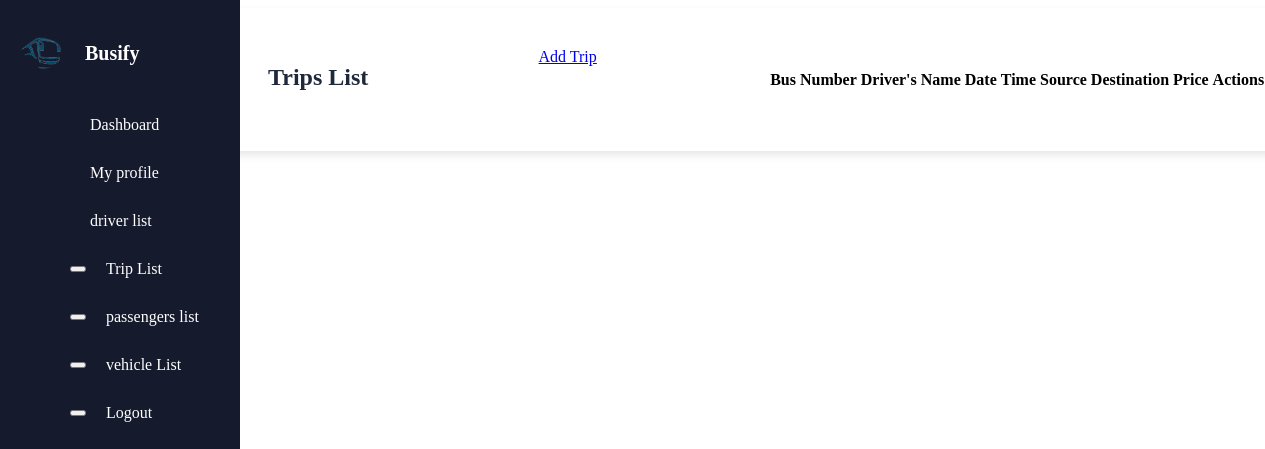
Page /Frontend/admin/trips/trips.php on the earlier database version.
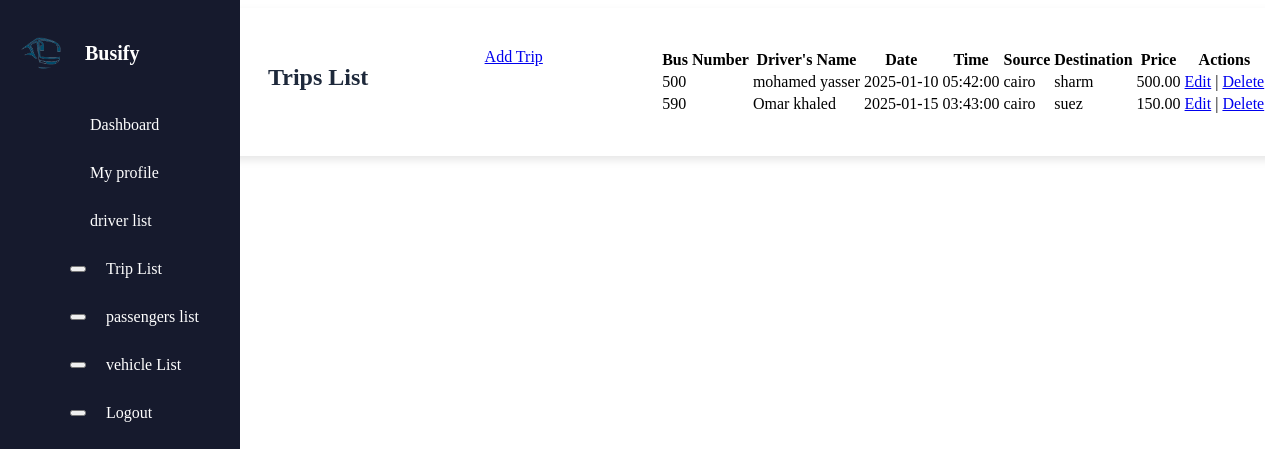
Same page on the later database version.
### tables this page shows
CREATE TABLE `trips` (
  `trip_id` int(10) NOT NULL,
  `date` date NOT NULL,
  `time` time NOT NULL,
  `source` varchar(100) NOT NULL,
  `destination` varchar(100) NOT NULL,
  `price` decimal(10,2) NOT NULL,
  `bus_number` int(11) NOT NULL,
  `available_seats` int(10) NOT NULL
);

CREATE TABLE `drivers` (
  `id` int(11) NOT NULL,
  `fname` varchar(50) NOT NULL,
  `lname` varchar(50) NOT NULL,
  `phone_number` varchar(15) NOT NULL,
  `bus_number` varchar(20) NOT NULL,
  `email` varchar(50) NOT NULL,
  `address` varchar(100) NOT NULL
);

### Frontend/admin/trips/trips.php (the view, shortened to what this page needs)
<?php
require_once '../../../Backend/ConnectDB.php';
$query = "
    SELECT trips.*, drivers.fname, drivers.lname
    FROM trips
    LEFT JOIN drivers ON trips.bus_number = drivers.bus_number
";
$result = mysqli_query($conn, $query);
?>
<!DOCTYPE html>
<html lang="en">
<head>
    <link type="text/css" rel="stylesheet" href="../css/adminDashboard.css">
    <link type="text/css" rel="stylesheet" href="../css/sidebar.css">
</head>
<body>
<aside class="sidebar">
    <div class="sidebar-header">
      <img src="../../Supportive Files/logo.png" alt="logo" />
      <h2>Busify</h2>
    </div>
    <ul class="sidebar-links">
      <li>
        <a href="../AdminDashboard.php">
          <span class="material-symbols-outlined"></span>Dashboard</a>
      </li>
      <li>
        <a href="../AdminProfile.php"><span class="material-symbols-outlined"></span>My profile</a>
      </li>
      <li>
        <a href="../driver/Drivers.php"><span class="material-symbols-outlined"></span>driver list</a>
      </li>
      <li>
        <a  href="../trips/Trips.php"><button><span class="material-symbols-outlined"></span></button>Trip List</a>
      </li>
      <li>
        <a  href="../passengers/passengers.php"><button><span class="material-symbols-outlined"></span></button>passengers list</a>
      </li>
      <li>
        <a href="../vehicles/vehicles.php"><button><span class="material-symbols-outlined"></span></button>vehicle List</a>
      </li>
      <li>
        <a href="../passengerSignIn.php"><button><span class="material-symbols-outlined"></span></button>Logout</a>
      </li>
    </ul>
  </aside>
<div class="dashboard-container">
    <h1>Trips List</h1>
    <a href="Add_Trip.php">Add Trip</a>
    <table>
        <tr>
            <th>Bus Number</th>
            <th>Driver's Name</th>
            <th>Date</th>
            <th>Time</th>
            <th>Source</th>
            <th>Destination</th>
            <th>Price</th>
            <th>Actions</th>
        </tr>
        <?php while ($row = mysqli_fetch_assoc($result)) { ?>
        <tr>
            <td><?php echo $row['bus_number']; ?></td>
            <td><?php echo $row['fname'] . " " . $row['lname']; ?></td>
            <td><?php echo $row['date']; ?></td>
            <td><?php echo $row['time']; ?></td>
            <td><?php echo $row['source']; ?></td>
            <td><?php echo $row['destination']; ?></td>
            <td><?php echo $row['price']; ?></td>
            <td>
                <a href="edit_trip.php?id=<?php echo $row['trip_id']; ?>">Edit</a> |
                <a href="delete_trip.php?id=<?php echo $row['trip_id']; ?>" onclick="return confirm('Are you sure you want to delete this trip?');">Delete</a>
            </td>
        </tr>
        <?php } ?>
    </table>
</div>
</body>
</html>

### Frontend/admin/css/adminDashboard.css (style rules this page uses)
.dashboard-container { width: 60%; max-width: 1200px; background-color: #ffffff; padding: 40px; border-radius: 10px; box-shadow: 0 4px 8px rgba(0, 0, 0, 0.1); overflow: hidden; }
.dashboard-container h1 { font-size: 24px; font-weight: bold; color: #1e293b; margin-bottom: 20px; text-align: center; }
@media (min-width: 768px) { .dashboard-container { display: flex; flex-wrap: wrap; justify-content: space-between; gap: 20px; } }

### Frontend/admin/css/sidebar.css (style rules this page uses)
.sidebar { position: fixed; top: 0; left: 0; height: 100%; width: 70px; display: flex; overflow-x: hidden; flex-direction: column; background: #161a2d; padding: 25px 20px; transition: all 0.4s ease; width: 200px; }
.sidebar .sidebar-header { display: flex; align-items: center; }
.sidebar .sidebar-header img { width: 42px; border-radius: 50%; }
.sidebar .sidebar-header h2 { color: #fff; font-size: 1.25rem; font-weight: 600; white-space: nowrap; margin-left: 23px; }
.sidebar-links { list-style: none; margin-top: 20px; height: 80%; overflow-y: auto; scrollbar-width: none; }
.sidebar-links li a { display: flex; align-items: center; gap: 0 20px; color: #fff; font-weight: 500; white-space: nowrap; padding: 15px 10px; text-decoration: none; transition: 0.2s ease; }
.dashboard-container { width: 80%; max-width: 1200px; background-color: #ffffff; padding: 40px; border-radius: 10px; box-shadow: 0 4px 8px rgba(0, 0, 0, 0.1); overflow: hidden; margin-left: 220px; }
.dashboard-container h1 { font-size: 24px; font-weight: bold; color: #1e293b; margin-bottom: 20px; text-align: center; }
@media (min-width: 768px) { .dashboard-container { display: flex; flex-wrap: wrap; justify-content: space-between; gap: 20px; } }

Differences in the rows shown:
added trips: bus_number "500", drivers.fname "mohamed", drivers.lname "yasser", date "2025-01-10", time "05:42:00", source "cairo", destination "sharm", price "500.00"
added trips: bus_number "590", drivers.fname "Omar", drivers.lname "khaled", date "2025-01-15", time "03:43:00", source "cairo", destination "suez", price "150.00"
